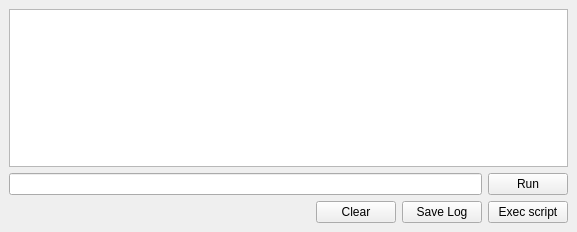
<?xml version="1.0" encoding="UTF-8"?>
<ui version="4.0">
 <class>CommandLine</class>
 <widget class="QDockWidget" name="CommandLine">
  <property name="geometry">
   <rect>
    <x>0</x>
    <y>0</y>
    <width>577</width>
    <height>232</height>
   </rect>
  </property>
  <property name="features">
   <set>QDockWidget::DockWidgetFloatable|QDockWidget::DockWidgetMovable|QDockWidget::DockWidgetVerticalTitleBar</set>
  </property>
  <property name="windowTitle">
   <string>Command Window</string>
  </property>
  <widget class="QWidget" name="dockWidgetContents">
   <layout class="QVBoxLayout" name="verticalLayout">
    <item>
     <widget class="QTextEdit" name="cmdHist">
      <property name="focusPolicy">
       <enum>Qt::WheelFocus</enum>
      </property>
      <property name="lineWrapMode">
       <enum>QTextEdit::NoWrap</enum>
      </property>
      <property name="textInteractionFlags">
       <set>Qt::TextBrowserInteraction</set>
      </property>
     </widget>
    </item>
    <item>
     <layout class="QGridLayout" name="gridLayout">
      <item row="0" column="0" colspan="4">
       <widget class="QLineEdit" name="cmdEntry"/>
      </item>
      <item row="0" column="4">
       <widget class="QPushButton" name="runButton">
        <property name="text">
         <string>Run</string>
        </property>
       </widget>
      </item>
      <item row="1" column="4">
       <widget class="QPushButton" name="execButton">
        <property name="text">
         <string>Exec script</string>
        </property>
       </widget>
      </item>
      <item row="1" column="3">
       <widget class="QPushButton" name="saveButton">
        <property name="text">
         <string>Save Log</string>
        </property>
       </widget>
      </item>
      <item row="1" column="2">
       <widget class="QPushButton" name="clearButton">
        <property name="text">
         <string>Clear</string>
        </property>
       </widget>
      </item>
      <item row="1" column="0">
       <spacer name="horizontalSpacer">
        <property name="orientation">
         <enum>Qt::Horizontal</enum>
        </property>
        <property name="sizeHint" stdset="0">
         <size>
          <width>40</width>
          <height>20</height>
         </size>
        </property>
       </spacer>
      </item>
     </layout>
    </item>
   </layout>
  </widget>
 </widget>
 <resources>
 </resources>
 <connections>
  <connection>
   <sender>cmdEntry</sender>
   <signal>returnPressed()</signal>
   <receiver>runButton</receiver>
   <slot>animateClick()</slot>
   <hints>
    <hint type="sourcelabel">
     <x>222</x>
     <y>205</y>
    </hint>
    <hint type="destinationlabel">
     <x>550</x>
     <y>208</y>
    </hint>
   </hints>
  </connection>
 </connections>
</ui>
